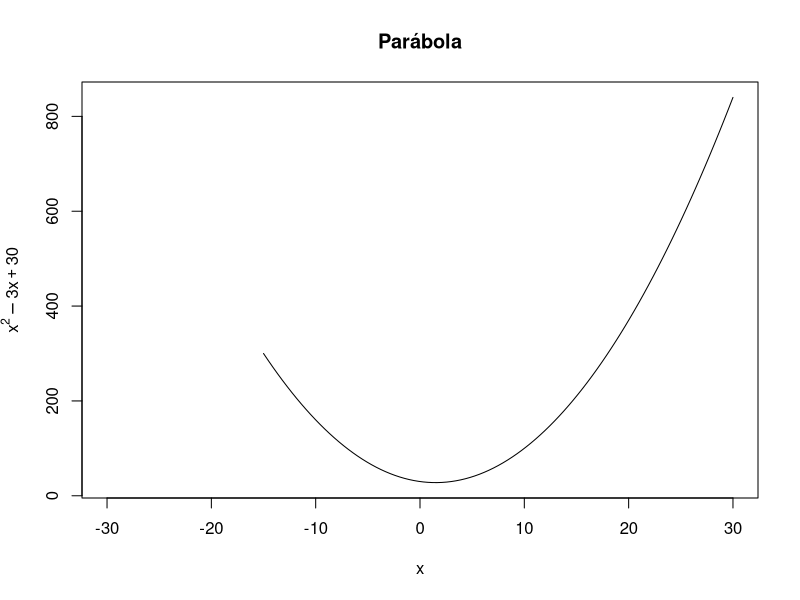
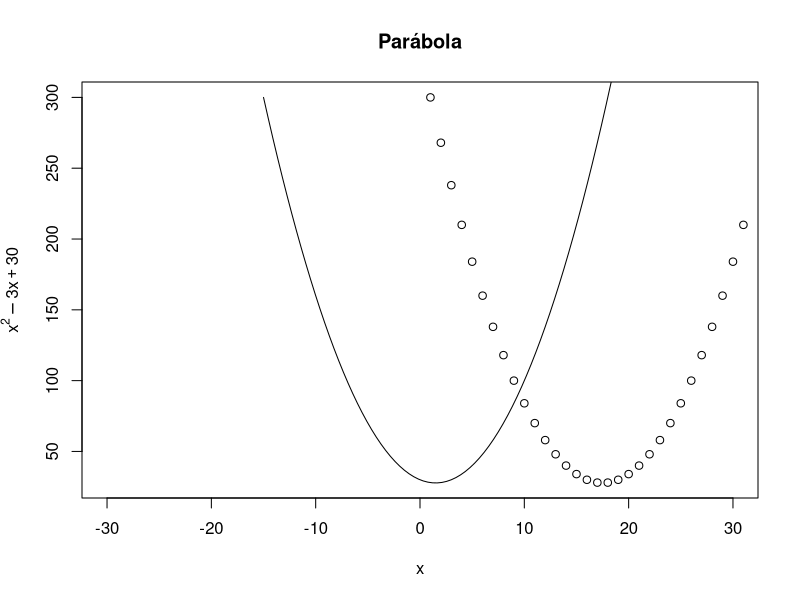
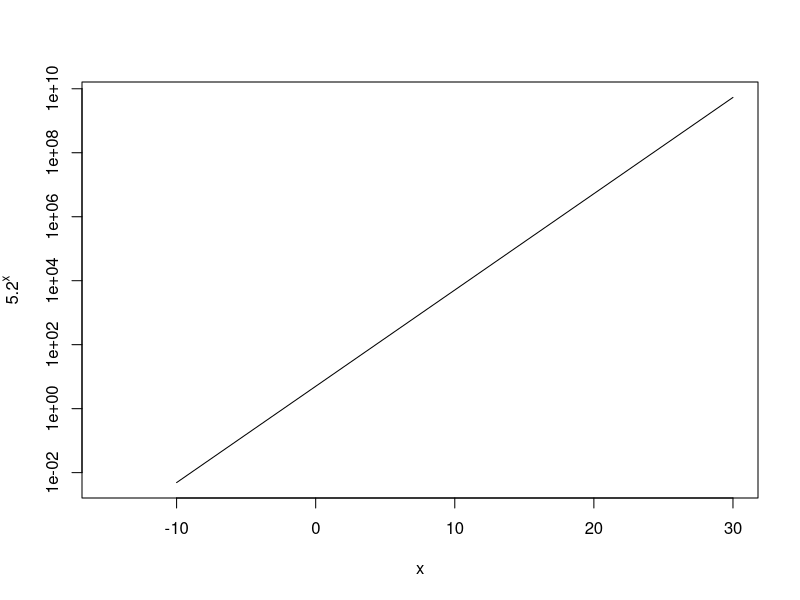
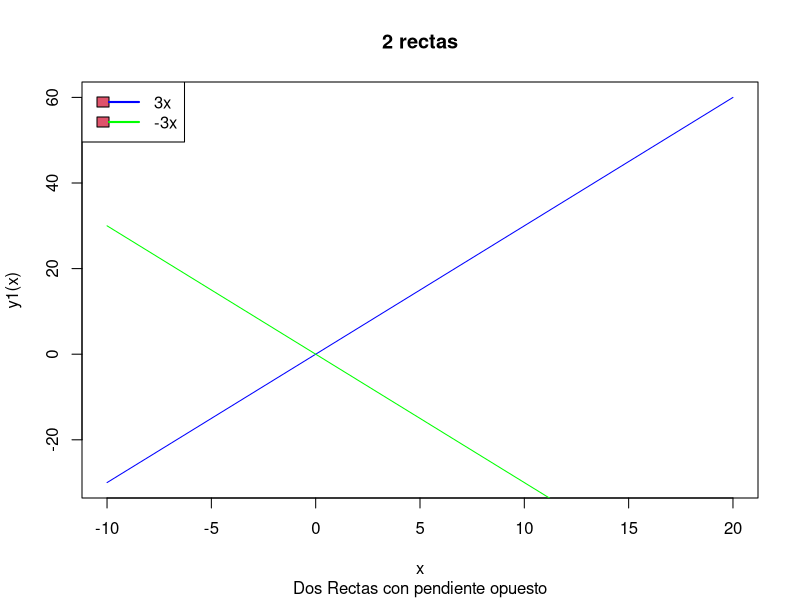
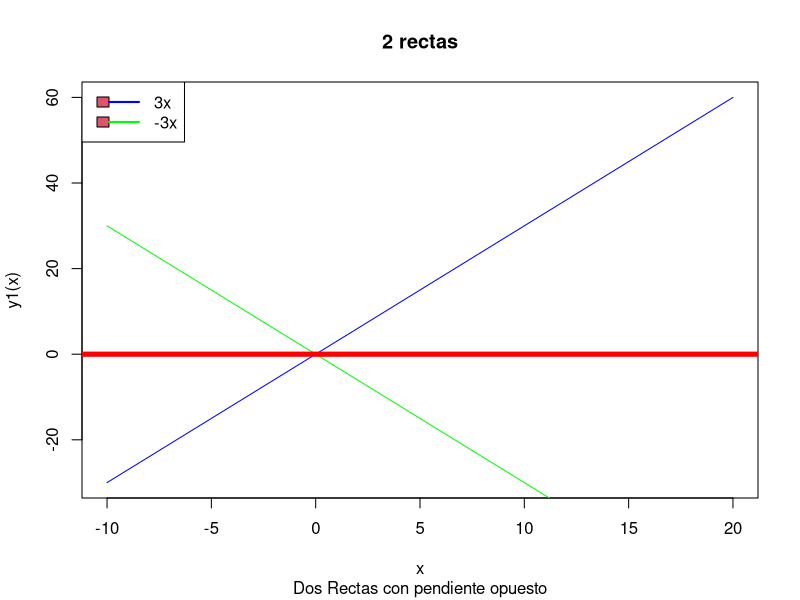
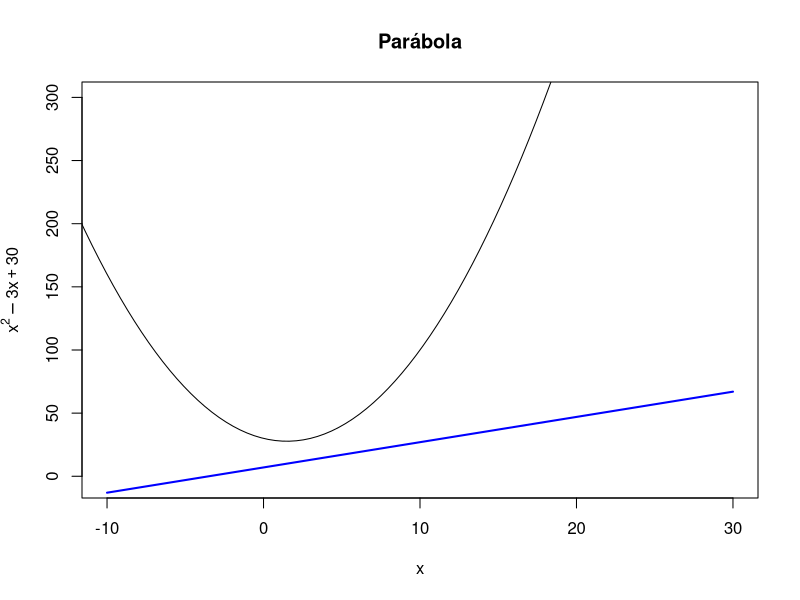

Reproduce these figures in R, in order.
## ---- chunk 1
knitr::opts_chunk$set(echo = TRUE)
## ---- chunk 2
f=function(x){(x^2)-3*x+30}
curve(f,c(-15:15),main="Parábola",xlab=expression(x),ylab = expression(x^2-3*x+30),xlim=c(-30,30))
## ---- chunk 3
I=(-15:15)
f=function(x){(x^2)-3*x+30}
plot(f(I), xlim=c(-30,30),main="Parábola",xlab=expression(x),ylab = expression(x^2-3*x+30))
curve(f,c(-15:15),main="Parábola",xlab=expression(x),ylab = expression(x^2-3*x+30),xlim=c(-30,30),add=TRUE)

## ---- chunk 4
f = function(x){5*2^x}
curve(f,c(-10,25),xlim = c(-15,30),log = "y", ylab =expression(5.2^x))
## ---- chunk 5
y1 = function(x){3*x}
y2 = function(x){-3*x}
curve(y1,-10,20,main="2 rectas",sub="Dos Rectas con pendiente opuesto",col="blue")
curve(y2,-10,20,col="green",add=TRUE)
#legend("topleft",legend=c(expression(3*x),expression(-3*x)),lwd=2, col=c("blue","green"))
legend("topleft", 13,10,legend=c("3x", "-3x"), lty = 1, lwd = 2, col=c("blue","green"))
## ---- chunk 6
y1 = function(x){3*x}
y2 = function(x){-3*x}
curve(y1,-10,20,main="2 rectas",sub="Dos Rectas con pendiente opuesto",col="blue")
curve(y2,-10,20,col="green",add=TRUE)
#legend("topleft",legend=c(expression(3*x),expression(-3*x)),lwd=2, col=c("blue","green"))
legend("topleft", 13,10,legend=c("3x", "-3x"), lty = 1, lwd = 2, col=c("blue","green"))
abline(h=0,col="red",lwd=5)

## ---- chunk 7
f=function(x){(x^2)-3*x+30}
curve(f,c(-15:15),main="Parábola",xlab=expression(x),ylab = expression(x^2-3*x+30),xlim=c(-10,30),ylim=c(-5,300))

y=function(c){2*c+7}
curve(y,col="blue", add=TRUE, lwd=2)
